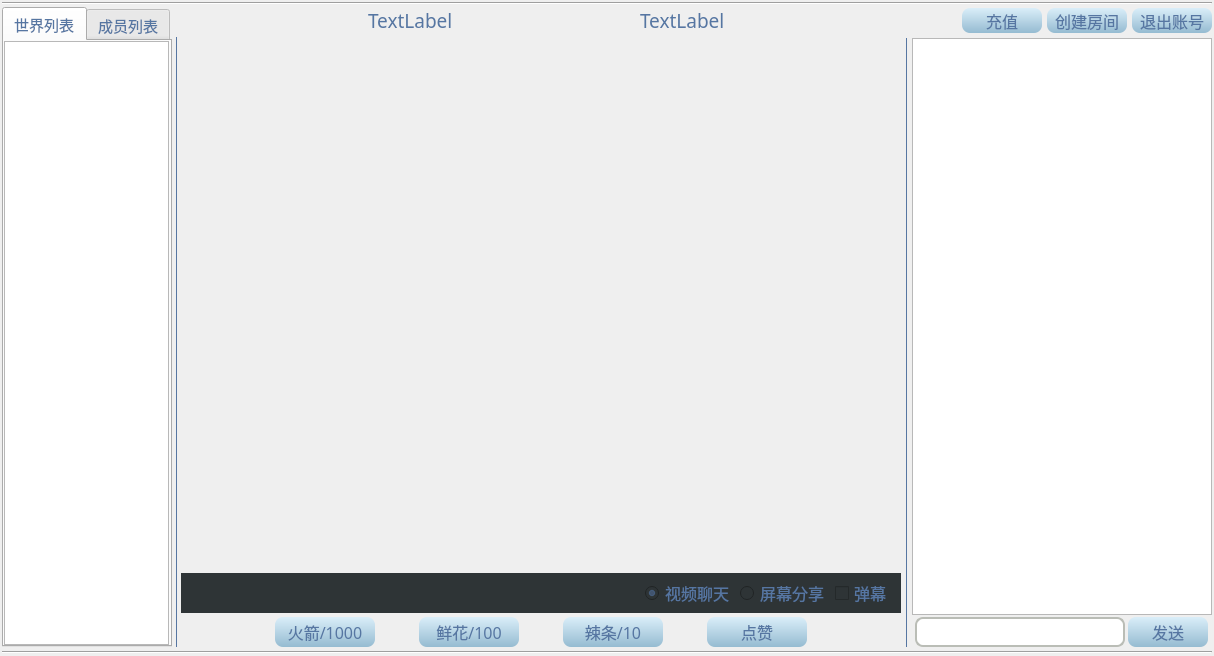
<?xml version="1.0" encoding="UTF-8"?>
<ui version="4.0">
 <class>MainWindow</class>
 <widget class="QWidget" name="MainWindow">
  <property name="geometry">
   <rect>
    <x>0</x>
    <y>0</y>
    <width>1214</width>
    <height>656</height>
   </rect>
  </property>
  <property name="font">
   <font>
    <family>Ubuntu Mono</family>
    <pointsize>12</pointsize>
   </font>
  </property>
  <property name="windowTitle">
   <string>MainWindow</string>
  </property>
  <property name="windowIcon">
   <iconset resource="../resource/resource.qrc">
    <normaloff>:/png/ui_icon.ico</normaloff>:/png/ui_icon.ico</iconset>
  </property>
  <property name="styleSheet">
   <string notr="true">	color: rgb(86, 118, 162);
</string>
  </property>
  <layout class="QVBoxLayout" name="verticalLayout_5">
   <property name="spacing">
    <number>2</number>
   </property>
   <property name="leftMargin">
    <number>2</number>
   </property>
   <property name="topMargin">
    <number>2</number>
   </property>
   <property name="rightMargin">
    <number>2</number>
   </property>
   <property name="bottomMargin">
    <number>2</number>
   </property>
   <item>
    <widget class="Line" name="line_4">
     <property name="orientation">
      <enum>Qt::Horizontal</enum>
     </property>
    </widget>
   </item>
   <item>
    <layout class="QHBoxLayout" name="horizontalLayout">
     <property name="spacing">
      <number>4</number>
     </property>
     <property name="topMargin">
      <number>0</number>
     </property>
     <property name="bottomMargin">
      <number>2</number>
     </property>
     <item>
      <layout class="QVBoxLayout" name="verticalLayout_2">
       <property name="spacing">
        <number>0</number>
       </property>
       <item>
        <widget class="QTabWidget" name="world_list">
         <property name="minimumSize">
          <size>
           <width>170</width>
           <height>0</height>
          </size>
         </property>
         <property name="maximumSize">
          <size>
           <width>170</width>
           <height>16777215</height>
          </size>
         </property>
         <property name="font">
          <font>
           <family>Ubuntu Mono</family>
           <pointsize>11</pointsize>
          </font>
         </property>
         <property name="currentIndex">
          <number>0</number>
         </property>
         <widget class="QWidget" name="tab">
          <attribute name="title">
           <string>世界列表</string>
          </attribute>
          <layout class="QVBoxLayout" name="verticalLayout_4">
           <property name="spacing">
            <number>0</number>
           </property>
           <property name="sizeConstraint">
            <enum>QLayout::SetMinimumSize</enum>
           </property>
           <property name="leftMargin">
            <number>0</number>
           </property>
           <property name="topMargin">
            <number>0</number>
           </property>
           <property name="rightMargin">
            <number>0</number>
           </property>
           <property name="bottomMargin">
            <number>0</number>
           </property>
           <item>
            <widget class="QListWidget" name="room_list">
             <property name="minimumSize">
              <size>
               <width>165</width>
               <height>0</height>
              </size>
             </property>
             <property name="maximumSize">
              <size>
               <width>165</width>
               <height>16777215</height>
              </size>
             </property>
             <property name="font">
              <font>
               <family>Ubuntu Mono</family>
               <pointsize>18</pointsize>
              </font>
             </property>
             <property name="resizeMode">
              <enum>QListView::Adjust</enum>
             </property>
            </widget>
           </item>
          </layout>
         </widget>
         <widget class="QWidget" name="tab_2">
          <attribute name="title">
           <string>成员列表</string>
          </attribute>
          <layout class="QVBoxLayout" name="verticalLayout_3">
           <property name="spacing">
            <number>0</number>
           </property>
           <property name="sizeConstraint">
            <enum>QLayout::SetMinimumSize</enum>
           </property>
           <property name="leftMargin">
            <number>0</number>
           </property>
           <property name="topMargin">
            <number>0</number>
           </property>
           <property name="rightMargin">
            <number>0</number>
           </property>
           <property name="bottomMargin">
            <number>0</number>
           </property>
           <item>
            <widget class="QListWidget" name="member_list">
             <property name="minimumSize">
              <size>
               <width>165</width>
               <height>0</height>
              </size>
             </property>
             <property name="maximumSize">
              <size>
               <width>165</width>
               <height>16777215</height>
              </size>
             </property>
             <property name="font">
              <font>
               <family>Ubuntu Mono</family>
               <pointsize>18</pointsize>
              </font>
             </property>
            </widget>
           </item>
          </layout>
         </widget>
        </widget>
       </item>
      </layout>
     </item>
     <item>
      <layout class="QVBoxLayout" name="verticalLayout_16">
       <property name="spacing">
        <number>0</number>
       </property>
       <item>
        <widget class="QLabel" name="label_14">
         <property name="minimumSize">
          <size>
           <width>0</width>
           <height>30</height>
          </size>
         </property>
         <property name="maximumSize">
          <size>
           <width>0</width>
           <height>30</height>
          </size>
         </property>
         <property name="text">
          <string/>
         </property>
        </widget>
       </item>
       <item>
        <widget class="Line" name="line">
         <property name="minimumSize">
          <size>
           <width>1</width>
           <height>0</height>
          </size>
         </property>
         <property name="maximumSize">
          <size>
           <width>1</width>
           <height>16777215</height>
          </size>
         </property>
         <property name="frameShadow">
          <enum>QFrame::Plain</enum>
         </property>
         <property name="orientation">
          <enum>Qt::Vertical</enum>
         </property>
        </widget>
       </item>
      </layout>
     </item>
     <item>
      <layout class="QVBoxLayout" name="verticalLayout_17">
       <property name="spacing">
        <number>4</number>
       </property>
       <item>
        <layout class="QHBoxLayout" name="horizontalLayout_4">
         <property name="spacing">
          <number>0</number>
         </property>
         <item>
          <spacer name="horizontalSpacer_5">
           <property name="orientation">
            <enum>Qt::Horizontal</enum>
           </property>
           <property name="sizeHint" stdset="0">
            <size>
             <width>40</width>
             <height>20</height>
            </size>
           </property>
          </spacer>
         </item>
         <item>
          <widget class="QLabel" name="integral">
           <property name="font">
            <font>
             <family>Ubuntu Mono</family>
             <pointsize>14</pointsize>
            </font>
           </property>
           <property name="text">
            <string>TextLabel</string>
           </property>
          </widget>
         </item>
         <item>
          <spacer name="horizontalSpacer_12">
           <property name="orientation">
            <enum>Qt::Horizontal</enum>
           </property>
           <property name="sizeHint" stdset="0">
            <size>
             <width>40</width>
             <height>20</height>
            </size>
           </property>
          </spacer>
         </item>
         <item>
          <widget class="QLabel" name="title">
           <property name="font">
            <font>
             <family>Ubuntu Mono</family>
             <pointsize>14</pointsize>
            </font>
           </property>
           <property name="text">
            <string>TextLabel</string>
           </property>
          </widget>
         </item>
         <item>
          <spacer name="horizontalSpacer_6">
           <property name="orientation">
            <enum>Qt::Horizontal</enum>
           </property>
           <property name="sizeHint" stdset="0">
            <size>
             <width>40</width>
             <height>20</height>
            </size>
           </property>
          </spacer>
         </item>
         <item>
          <spacer name="horizontalSpacer_4">
           <property name="orientation">
            <enum>Qt::Horizontal</enum>
           </property>
           <property name="sizeType">
            <enum>QSizePolicy::Minimum</enum>
           </property>
           <property name="sizeHint" stdset="0">
            <size>
             <width>50</width>
             <height>20</height>
            </size>
           </property>
          </spacer>
         </item>
         <item>
          <widget class="QPushButton" name="top_up">
           <property name="minimumSize">
            <size>
             <width>80</width>
             <height>25</height>
            </size>
           </property>
           <property name="maximumSize">
            <size>
             <width>80</width>
             <height>25</height>
            </size>
           </property>
           <property name="font">
            <font>
             <family>Ubuntu Mono</family>
             <pointsize>12</pointsize>
            </font>
           </property>
           <property name="styleSheet">
            <string notr="true">QPushButton{
    background-color: qlineargradient(spread:pad, x1:0, y1:1, x2:0, y2:0, stop:0 rgba(149, 187, 209, 255), stop:1 rgba(218, 238, 249, 255));
    border-style: outset;
    border-radius: 8px;
	color:rgb(86, 118, 162);
    }
QPushButton:pressed {
    background-color: qlineargradient(spread:pad, x1:0, y1:1, x2:0, y2:0, stop:0 rgba(17, 100, 162, 255), stop:1 rgba(61, 140, 201, 255));
    border-style: inset;
    border-radius: 8px;
	color:white;
    }</string>
           </property>
           <property name="text">
            <string>充值</string>
           </property>
          </widget>
         </item>
         <item>
          <spacer name="horizontalSpacer_11">
           <property name="orientation">
            <enum>Qt::Horizontal</enum>
           </property>
           <property name="sizeType">
            <enum>QSizePolicy::Fixed</enum>
           </property>
           <property name="sizeHint" stdset="0">
            <size>
             <width>5</width>
             <height>20</height>
            </size>
           </property>
          </spacer>
         </item>
         <item>
          <widget class="QPushButton" name="create_room">
           <property name="minimumSize">
            <size>
             <width>80</width>
             <height>25</height>
            </size>
           </property>
           <property name="maximumSize">
            <size>
             <width>80</width>
             <height>25</height>
            </size>
           </property>
           <property name="font">
            <font>
             <family>Ubuntu Mono</family>
             <pointsize>12</pointsize>
            </font>
           </property>
           <property name="styleSheet">
            <string notr="true">QPushButton{
    background-color: qlineargradient(spread:pad, x1:0, y1:1, x2:0, y2:0, stop:0 rgba(149, 187, 209, 255), stop:1 rgba(218, 238, 249, 255));
    border-style: outset;
    border-radius: 8px;
	color:rgb(86, 118, 162);
    }
QPushButton:pressed {
    background-color: qlineargradient(spread:pad, x1:0, y1:1, x2:0, y2:0, stop:0 rgba(17, 100, 162, 255), stop:1 rgba(61, 140, 201, 255));
    border-style: inset;
    border-radius: 8px;
	color:white;
    }</string>
           </property>
           <property name="text">
            <string>创建房间</string>
           </property>
          </widget>
         </item>
         <item>
          <spacer name="horizontalSpacer_3">
           <property name="orientation">
            <enum>Qt::Horizontal</enum>
           </property>
           <property name="sizeType">
            <enum>QSizePolicy::Fixed</enum>
           </property>
           <property name="sizeHint" stdset="0">
            <size>
             <width>5</width>
             <height>20</height>
            </size>
           </property>
          </spacer>
         </item>
         <item>
          <widget class="QPushButton" name="back">
           <property name="minimumSize">
            <size>
             <width>80</width>
             <height>25</height>
            </size>
           </property>
           <property name="maximumSize">
            <size>
             <width>80</width>
             <height>25</height>
            </size>
           </property>
           <property name="font">
            <font>
             <family>Ubuntu Mono</family>
             <pointsize>12</pointsize>
            </font>
           </property>
           <property name="styleSheet">
            <string notr="true">QPushButton{
    background-color: qlineargradient(spread:pad, x1:0, y1:1, x2:0, y2:0, stop:0 rgba(149, 187, 209, 255), stop:1 rgba(218, 238, 249, 255));
    border-style: outset;
    border-radius: 8px;
	color:rgb(86, 118, 162);
    }
QPushButton:pressed {
    background-color: qlineargradient(spread:pad, x1:0, y1:1, x2:0, y2:0, stop:0 rgba(17, 100, 162, 255), stop:1 rgba(61, 140, 201, 255));
    border-style: inset;
    border-radius: 8px;
	color:white;
    }</string>
           </property>
           <property name="text">
            <string>退出账号</string>
           </property>
          </widget>
         </item>
        </layout>
       </item>
       <item>
        <layout class="QHBoxLayout" name="horizontalLayout_5">
         <item>
          <layout class="QVBoxLayout" name="verticalLayout">
           <item>
            <layout class="QVBoxLayout" name="verticalLayout_15">
             <property name="spacing">
              <number>0</number>
             </property>
             <item>
              <widget class="QLabel" name="screen_widget">
               <property name="minimumSize">
                <size>
                 <width>700</width>
                 <height>500</height>
                </size>
               </property>
               <property name="font">
                <font>
                 <pointsize>25</pointsize>
                </font>
               </property>
               <property name="styleSheet">
                <string notr="true">color: rgb(115, 210, 22);
</string>
               </property>
               <property name="text">
                <string/>
               </property>
               <property name="scaledContents">
                <bool>true</bool>
               </property>
               <property name="alignment">
                <set>Qt::AlignCenter</set>
               </property>
              </widget>
             </item>
             <item>
              <widget class="QWidget" name="tip_widget" native="true">
               <property name="minimumSize">
                <size>
                 <width>600</width>
                 <height>40</height>
                </size>
               </property>
               <property name="maximumSize">
                <size>
                 <width>16777215</width>
                 <height>40</height>
                </size>
               </property>
               <property name="styleSheet">
                <string notr="true">background-color: rgb(46, 52, 54);</string>
               </property>
               <layout class="QHBoxLayout" name="horizontalLayout_3">
                <item>
                 <spacer name="horizontalSpacer_2">
                  <property name="orientation">
                   <enum>Qt::Horizontal</enum>
                  </property>
                  <property name="sizeHint" stdset="0">
                   <size>
                    <width>40</width>
                    <height>20</height>
                   </size>
                  </property>
                 </spacer>
                </item>
                <item>
                 <widget class="QRadioButton" name="show_video">
                  <property name="text">
                   <string>视频聊天</string>
                  </property>
                  <property name="checked">
                   <bool>true</bool>
                  </property>
                 </widget>
                </item>
                <item>
                 <widget class="QRadioButton" name="show_screen">
                  <property name="text">
                   <string>屏幕分享</string>
                  </property>
                 </widget>
                </item>
                <item>
                 <widget class="QCheckBox" name="barrage">
                  <property name="text">
                   <string>弹幕</string>
                  </property>
                 </widget>
                </item>
               </layout>
              </widget>
             </item>
            </layout>
           </item>
           <item>
            <layout class="QHBoxLayout" name="horizontalLayout_7">
             <item>
              <spacer name="horizontalSpacer_9">
               <property name="orientation">
                <enum>Qt::Horizontal</enum>
               </property>
               <property name="sizeHint" stdset="0">
                <size>
                 <width>40</width>
                 <height>20</height>
                </size>
               </property>
              </spacer>
             </item>
             <item>
              <widget class="QPushButton" name="ui_rocket">
               <property name="minimumSize">
                <size>
                 <width>100</width>
                 <height>30</height>
                </size>
               </property>
               <property name="maximumSize">
                <size>
                 <width>100</width>
                 <height>30</height>
                </size>
               </property>
               <property name="font">
                <font>
                 <family>Ubuntu Mono</family>
                 <pointsize>12</pointsize>
                </font>
               </property>
               <property name="styleSheet">
                <string notr="true">QPushButton{
    background-color: qlineargradient(spread:pad, x1:0, y1:1, x2:0, y2:0, stop:0 rgba(149, 187, 209, 255), stop:1 rgba(218, 238, 249, 255));
    border-style: outset;
    border-radius: 8px;
	color:rgb(86, 118, 162);
    }
QPushButton:pressed {
    background-color: qlineargradient(spread:pad, x1:0, y1:1, x2:0, y2:0, stop:0 rgba(17, 100, 162, 255), stop:1 rgba(61, 140, 201, 255));
    border-style: inset;
    border-radius: 8px;
	color:white;
    }</string>
               </property>
               <property name="text">
                <string>火箭/1000</string>
               </property>
               <property name="icon">
                <iconset resource="../resource/resource.qrc">
                 <normaloff>:/png/rocket.png</normaloff>:/png/rocket.png</iconset>
               </property>
              </widget>
             </item>
             <item>
              <spacer name="horizontalSpacer">
               <property name="orientation">
                <enum>Qt::Horizontal</enum>
               </property>
               <property name="sizeType">
                <enum>QSizePolicy::Fixed</enum>
               </property>
               <property name="sizeHint" stdset="0">
                <size>
                 <width>40</width>
                 <height>20</height>
                </size>
               </property>
              </spacer>
             </item>
             <item>
              <widget class="QPushButton" name="ui_flower">
               <property name="minimumSize">
                <size>
                 <width>100</width>
                 <height>30</height>
                </size>
               </property>
               <property name="maximumSize">
                <size>
                 <width>100</width>
                 <height>30</height>
                </size>
               </property>
               <property name="font">
                <font>
                 <family>Ubuntu Mono</family>
                 <pointsize>12</pointsize>
                </font>
               </property>
               <property name="styleSheet">
                <string notr="true">QPushButton{
    background-color: qlineargradient(spread:pad, x1:0, y1:1, x2:0, y2:0, stop:0 rgba(149, 187, 209, 255), stop:1 rgba(218, 238, 249, 255));
    border-style: outset;
    border-radius: 8px;
	color:rgb(86, 118, 162);
    }
QPushButton:pressed {
    background-color: qlineargradient(spread:pad, x1:0, y1:1, x2:0, y2:0, stop:0 rgba(17, 100, 162, 255), stop:1 rgba(61, 140, 201, 255));
    border-style: inset;
    border-radius: 8px;
	color:white;
    }</string>
               </property>
               <property name="text">
                <string>鲜花/100</string>
               </property>
               <property name="icon">
                <iconset resource="../resource/resource.qrc">
                 <normaloff>:/png/flower.png</normaloff>:/png/flower.png</iconset>
               </property>
              </widget>
             </item>
             <item>
              <spacer name="horizontalSpacer_7">
               <property name="orientation">
                <enum>Qt::Horizontal</enum>
               </property>
               <property name="sizeType">
                <enum>QSizePolicy::Fixed</enum>
               </property>
               <property name="sizeHint" stdset="0">
                <size>
                 <width>40</width>
                 <height>20</height>
                </size>
               </property>
              </spacer>
             </item>
             <item>
              <widget class="QPushButton" name="ui_horse">
               <property name="minimumSize">
                <size>
                 <width>100</width>
                 <height>30</height>
                </size>
               </property>
               <property name="maximumSize">
                <size>
                 <width>100</width>
                 <height>30</height>
                </size>
               </property>
               <property name="font">
                <font>
                 <family>Ubuntu Mono</family>
                 <pointsize>12</pointsize>
                </font>
               </property>
               <property name="styleSheet">
                <string notr="true">QPushButton{
    background-color: qlineargradient(spread:pad, x1:0, y1:1, x2:0, y2:0, stop:0 rgba(149, 187, 209, 255), stop:1 rgba(218, 238, 249, 255));
    border-style: outset;
    border-radius: 8px;
	color:rgb(86, 118, 162);
    }
QPushButton:pressed {
    background-color: qlineargradient(spread:pad, x1:0, y1:1, x2:0, y2:0, stop:0 rgba(17, 100, 162, 255), stop:1 rgba(61, 140, 201, 255));
    border-style: inset;
    border-radius: 8px;
	color:white;
    }</string>
               </property>
               <property name="text">
                <string>辣条/10</string>
               </property>
               <property name="icon">
                <iconset resource="../resource/resource.qrc">
                 <normaloff>:/png/horse.png</normaloff>:/png/horse.png</iconset>
               </property>
              </widget>
             </item>
             <item>
              <spacer name="horizontalSpacer_8">
               <property name="orientation">
                <enum>Qt::Horizontal</enum>
               </property>
               <property name="sizeType">
                <enum>QSizePolicy::Fixed</enum>
               </property>
               <property name="sizeHint" stdset="0">
                <size>
                 <width>40</width>
                 <height>20</height>
                </size>
               </property>
              </spacer>
             </item>
             <item>
              <widget class="QPushButton" name="ui_like">
               <property name="minimumSize">
                <size>
                 <width>100</width>
                 <height>30</height>
                </size>
               </property>
               <property name="maximumSize">
                <size>
                 <width>100</width>
                 <height>30</height>
                </size>
               </property>
               <property name="font">
                <font>
                 <family>Ubuntu Mono</family>
                 <pointsize>12</pointsize>
                </font>
               </property>
               <property name="styleSheet">
                <string notr="true">QPushButton{
    background-color: qlineargradient(spread:pad, x1:0, y1:1, x2:0, y2:0, stop:0 rgba(149, 187, 209, 255), stop:1 rgba(218, 238, 249, 255));
    border-style: outset;
    border-radius: 8px;
	color:rgb(86, 118, 162);
    }
QPushButton:pressed {
    background-color: qlineargradient(spread:pad, x1:0, y1:1, x2:0, y2:0, stop:0 rgba(17, 100, 162, 255), stop:1 rgba(61, 140, 201, 255));
    border-style: inset;
    border-radius: 8px;
	color:white;
    }</string>
               </property>
               <property name="text">
                <string>点赞</string>
               </property>
               <property name="icon">
                <iconset resource="../resource/resource.qrc">
                 <normaloff>:/png/like.png</normaloff>:/png/like.png</iconset>
               </property>
              </widget>
             </item>
             <item>
              <spacer name="horizontalSpacer_10">
               <property name="orientation">
                <enum>Qt::Horizontal</enum>
               </property>
               <property name="sizeHint" stdset="0">
                <size>
                 <width>40</width>
                 <height>20</height>
                </size>
               </property>
              </spacer>
             </item>
            </layout>
           </item>
          </layout>
         </item>
         <item>
          <widget class="Line" name="line_2">
           <property name="frameShadow">
            <enum>QFrame::Plain</enum>
           </property>
           <property name="orientation">
            <enum>Qt::Vertical</enum>
           </property>
          </widget>
         </item>
         <item>
          <layout class="QVBoxLayout" name="verticalLayout_9">
           <property name="spacing">
            <number>2</number>
           </property>
           <item>
            <widget class="QTextEdit" name="chat_room">
             <property name="minimumSize">
              <size>
               <width>300</width>
               <height>0</height>
              </size>
             </property>
             <property name="maximumSize">
              <size>
               <width>300</width>
               <height>16777215</height>
              </size>
             </property>
             <property name="font">
              <font>
               <family>Ubuntu Mono</family>
               <pointsize>16</pointsize>
              </font>
             </property>
             <property name="html">
              <string>&lt;!DOCTYPE HTML PUBLIC &quot;-//W3C//DTD HTML 4.0//EN&quot; &quot;http://www.w3.org/TR/REC-html40/strict.dtd&quot;&gt;
&lt;html&gt;&lt;head&gt;&lt;meta name=&quot;qrichtext&quot; content=&quot;1&quot; /&gt;&lt;style type=&quot;text/css&quot;&gt;
p, li { white-space: pre-wrap; }
&lt;/style&gt;&lt;/head&gt;&lt;body style=&quot; font-family:'Ubuntu Mono'; font-size:16pt; font-weight:400; font-style:normal;&quot;&gt;
&lt;p style=&quot;-qt-paragraph-type:empty; margin-top:0px; margin-bottom:0px; margin-left:0px; margin-right:0px; -qt-block-indent:0; text-indent:0px; font-family:'Ubuntu'; font-size:11pt;&quot;&gt;&lt;br /&gt;&lt;/p&gt;&lt;/body&gt;&lt;/html&gt;</string>
             </property>
            </widget>
           </item>
           <item>
            <layout class="QHBoxLayout" name="horizontalLayout_2">
             <property name="spacing">
              <number>0</number>
             </property>
             <item>
              <widget class="QLineEdit" name="lineEdit">
               <property name="minimumSize">
                <size>
                 <width>210</width>
                 <height>30</height>
                </size>
               </property>
               <property name="maximumSize">
                <size>
                 <width>210</width>
                 <height>999</height>
                </size>
               </property>
               <property name="font">
                <font>
                 <family>Ubuntu Mono</family>
                </font>
               </property>
               <property name="styleSheet">
                <string notr="true">    border-style: outset;
    border-radius: 8px;
	color: rgb(86, 118, 162);
	border:2px solid rgb(186, 189, 182);</string>
               </property>
              </widget>
             </item>
             <item>
              <widget class="QPushButton" name="send_data">
               <property name="minimumSize">
                <size>
                 <width>80</width>
                 <height>30</height>
                </size>
               </property>
               <property name="maximumSize">
                <size>
                 <width>80</width>
                 <height>30</height>
                </size>
               </property>
               <property name="font">
                <font>
                 <family>Ubuntu Mono</family>
                 <pointsize>12</pointsize>
                </font>
               </property>
               <property name="styleSheet">
                <string notr="true">QPushButton{
    background-color: qlineargradient(spread:pad, x1:0, y1:1, x2:0, y2:0, stop:0 rgba(149, 187, 209, 255), stop:1 rgba(218, 238, 249, 255));
    border-style: outset;
    border-radius: 8px;
	color:rgb(86, 118, 162);
    }
QPushButton:pressed {
    background-color: qlineargradient(spread:pad, x1:0, y1:1, x2:0, y2:0, stop:0 rgba(17, 100, 162, 255), stop:1 rgba(61, 140, 201, 255));
    border-style: inset;
    border-radius: 8px;
	color:white;
    }</string>
               </property>
               <property name="text">
                <string>发送</string>
               </property>
              </widget>
             </item>
            </layout>
           </item>
          </layout>
         </item>
        </layout>
       </item>
      </layout>
     </item>
    </layout>
   </item>
   <item>
    <widget class="Line" name="line_3">
     <property name="orientation">
      <enum>Qt::Horizontal</enum>
     </property>
    </widget>
   </item>
  </layout>
 </widget>
 <resources>
  <include location="../resource/resource.qrc"/>
 </resources>
 <connections/>
</ui>
